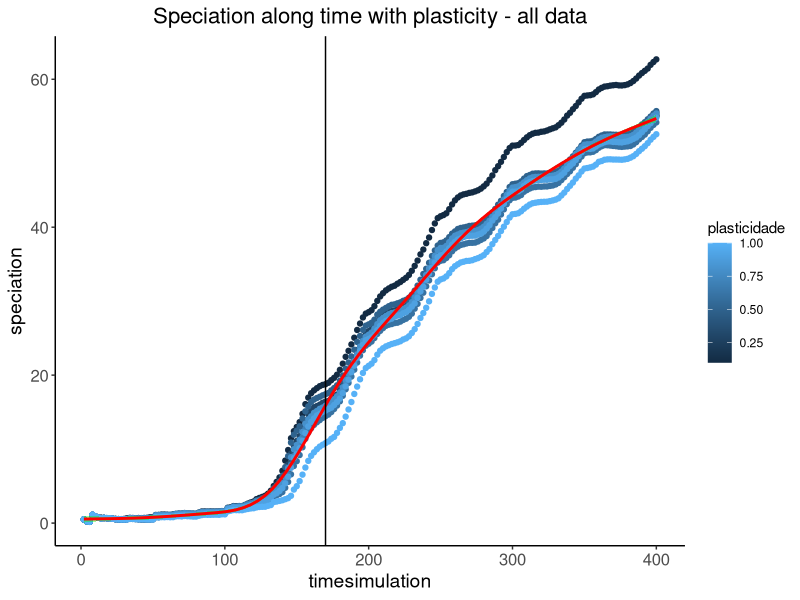
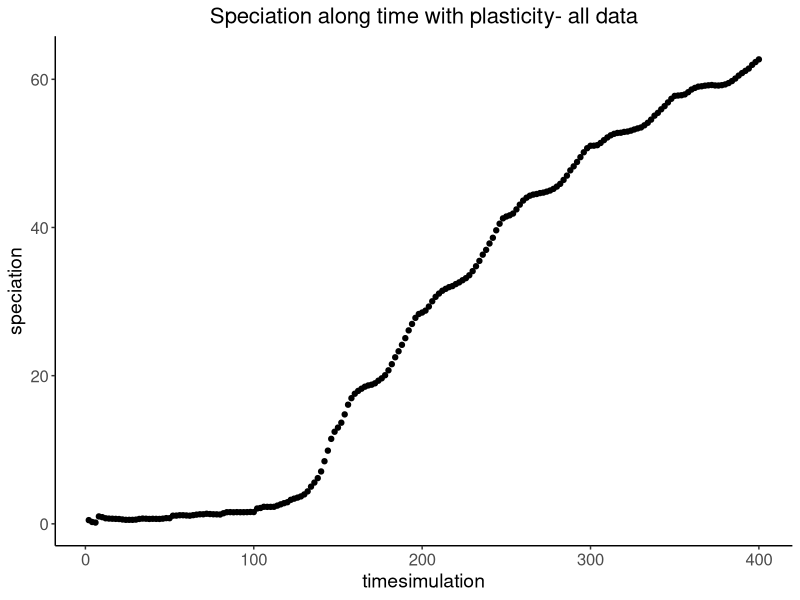
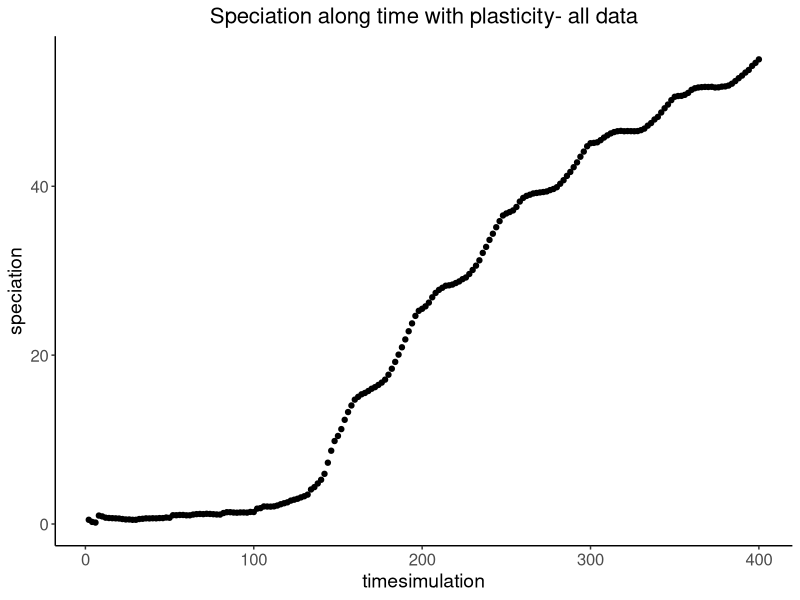
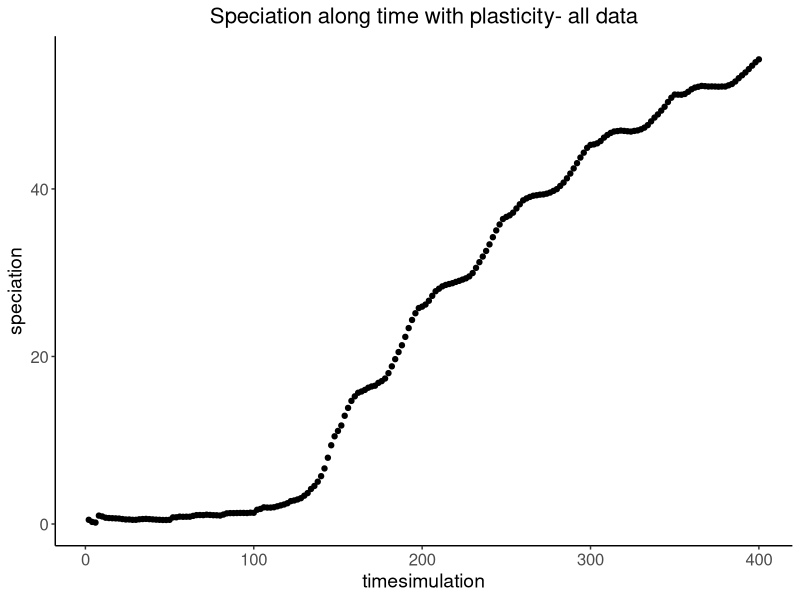
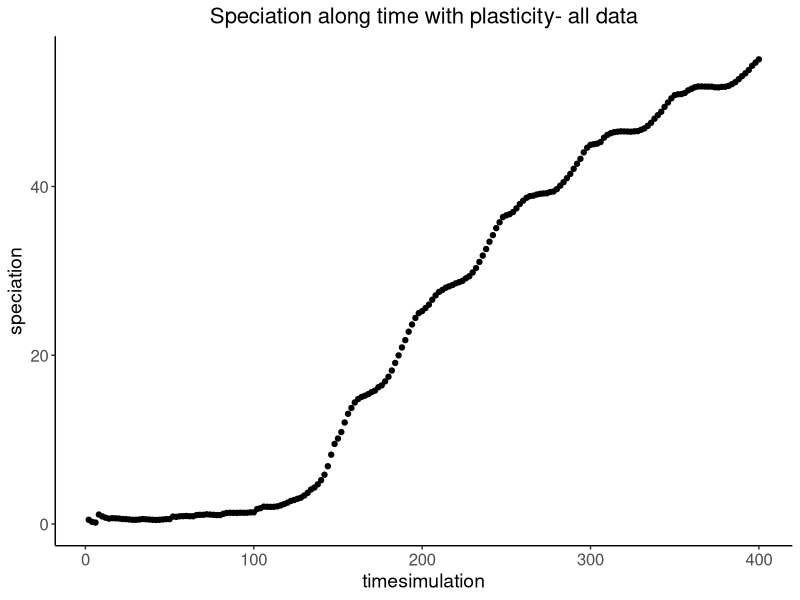
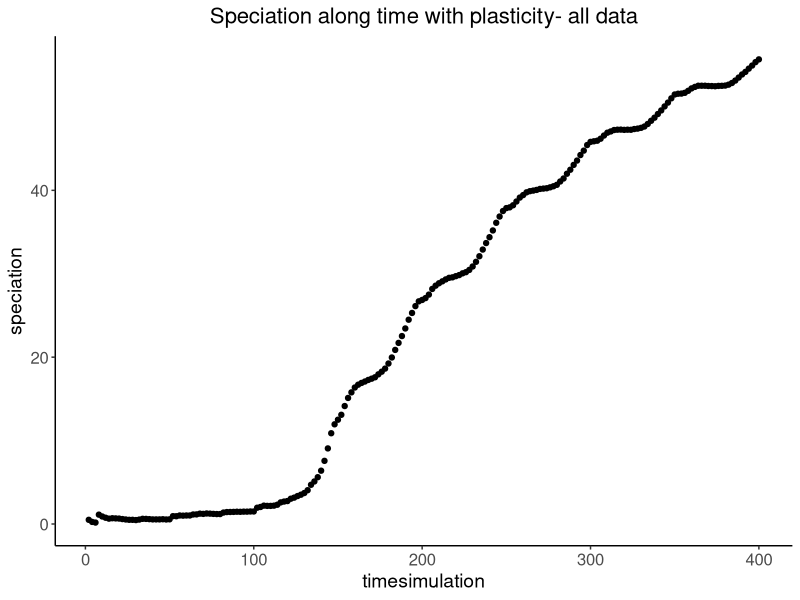
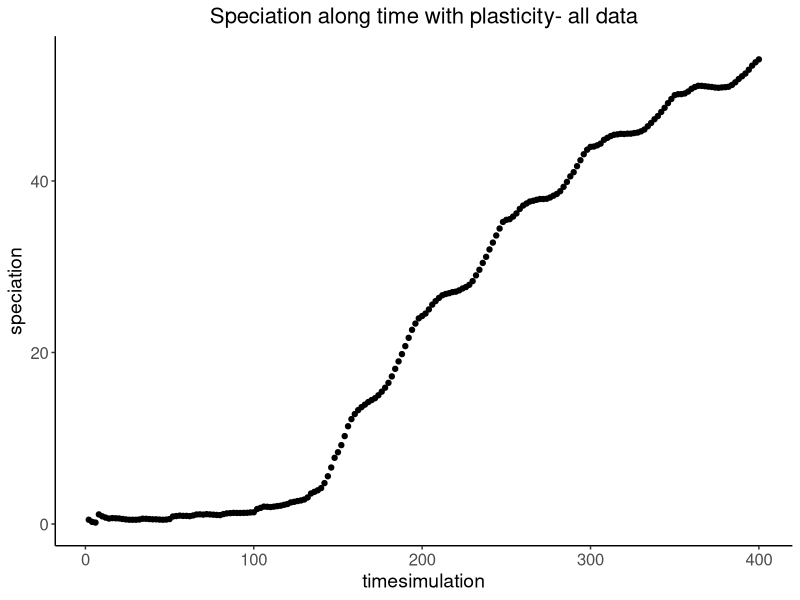
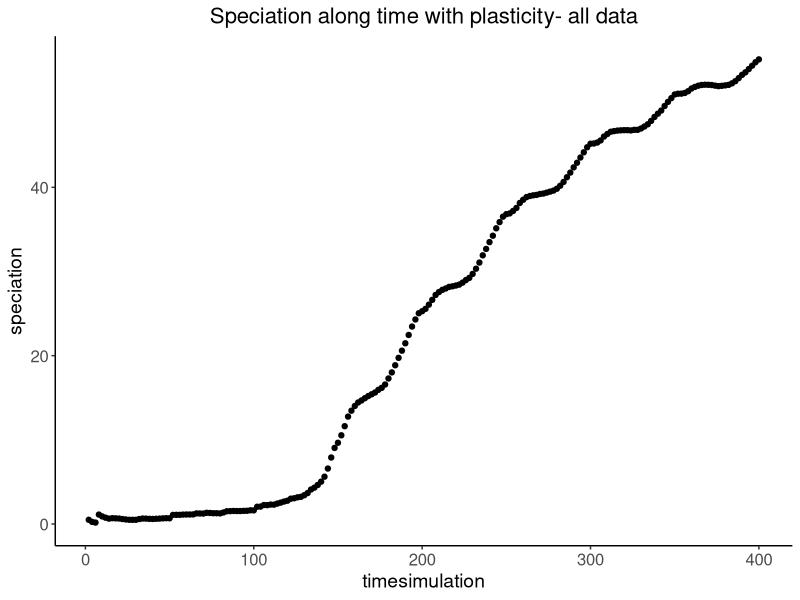

Here is the R script that generated these plots, in order: (Note: this script raises an error after producing the figures.)
#####################################################
########### PLASTICITY AND EVOLUTION STUDY ##########
#####################################################
### Main goal: Verify the effect of plasticity on adaptive evolution #####################
##### Diversification and Trait Evolution ~ Plasticity
##### Methods: Computational simulation #############
##### Script to analysis results from simulation ####

#### packages ####
library(dplyr)
library(ggplot2)
library(here)


#### data ####
dados <- read.csv2("output/finalresult.csv")
dados <- dados %>% filter(replications != 0)
path <- here("output")

#### plot speciation ####

general_plot_1 <- ggplot(data = dados, aes(timesimulation, speciation, color = plasticidade)) + 
  geom_point() + labs(title = paste("Speciation along time with plasticity - all data")) + theme_bw() +
  theme(panel.border = element_blank(), panel.grid.major = element_blank(),
        panel.grid.minor = element_blank(), axis.line = element_line(colour = "black"),
        plot.title = element_text(size = 16, hjust = 0.5),
        axis.text = element_text(size = 12),
        axis.title = element_text(size = 14)) + 
      geom_smooth(color = "red", fill = "green") + geom_vline(xintercept=170, color="black", size=.5)


tiff(filename = file.path(path, paste0("plot", "_", general_plot_1[["labels"]][["y"]], "_", "plas", "all", ".tif")),
     width = 15,
     height = 15,
     units = "cm",
     res = 100)
print(general_plot_1)
dev.off()

  for(i in unique(dados$plasticidade)){
  subdata <- dados %>% filter(plasticidade == i)
  tiff(filename = file.path(path, paste0("plot", "_", general_plot_1[["labels"]][["y"]], "_", "plas", i, ".tif")),
       width = 15,
       height = 15,
       units = "cm",
       res = 100)
  print(ggplot(subdata, aes(timesimulation, speciation)) +
          geom_point() + labs(title = paste("Speciation along time with plasticity- all data")) + theme_bw() +
          theme(panel.border = element_blank(), panel.grid.major = element_blank(),
                panel.grid.minor = element_blank(), axis.line = element_line(colour = "black"),
                plot.title = element_text(size = 16, hjust = 0.5),
                axis.text = element_text(size = 12),
                axis.title = element_text(size = 14)))
  dev.off()
}

#### plot extinction ####

general_plot_2 <- ggplot(data = dados, aes(timesimulation, extinction, color = plasticidade)) + 
  geom_point() + labs(title = paste("Extinction along time with plasticity", i)) + theme_bw() +
  theme(panel.border = element_blank(), panel.grid.major = element_blank(),
        panel.grid.minor = element_blank(), axis.line = element_line(colour = "black"),
        plot.title = element_text(size = 16, hjust = 0.5),
        axis.text = element_text(size = 12),
        axis.title = element_text(size = 14)) + 
  geom_smooth(color = "red", fill = "green") + geom_vline(xintercept=150, color="black", size=.5)

tiff(filename = file.path(path, paste0("plot", "_", general_plot_2[["labels"]][["y"]], "_", "plas", "all", ".tif")),
     width = 15,
     height = 15,
     units = "cm",
     res = 100)
print(general_plot_2)
dev.off()

for(i in unique(dados$plasticidade)){
  subdata <- dados %>% filter(plasticidade == i)
  tiff(filename = file.path(path, paste0("plot", "_", general_plot_2[["labels"]][["y"]], "_", "plas", i, ".tif")),
       width = 15,
       height = 15,
       units = "cm",
       res = 100)
  print(ggplot(subdata, aes(timesimulation, extinction)) +
          geom_point() + labs(title = paste("Extinction along time with plasticity", i)) + theme_bw() +
          theme(panel.border = element_blank(), panel.grid.major = element_blank(),
                panel.grid.minor = element_blank(), axis.line = element_line(colour = "black"),
                plot.title = element_text(size = 16, hjust = 0.5),
                axis.text = element_text(size = 12),
                axis.title = element_text(size = 14)))
  dev.off()
}

#### plot diversification ####

general_plot_3 <- ggplot(data = dados, aes(timesimulation, diversif, color = plasticidade)) + 
  geom_point() + labs(title = paste("Diversification along time with plasticity - all data")) + theme_bw() +
  theme(panel.border = element_blank(), panel.grid.major = element_blank(),
        panel.grid.minor = element_blank(), axis.line = element_line(colour = "black"),
        plot.title = element_text(size = 16, hjust = 0.5),
        axis.text = element_text(size = 12),
        axis.title = element_text(size = 14)) + 
  geom_smooth(color = "red", fill = "green") + geom_vline(xintercept=170, color="black", size=.5)

tiff(filename = file.path(path, paste0("plot", "_", general_plot_3[["labels"]][["y"]], "_", "plas", "all", ".tif")),
     width = 15,
     height = 15,
     units = "cm",
     res = 100)
print(general_plot_3)
dev.off()

for(i in unique(dados$plasticidade)){
  subdata <- dados %>% filter(plasticidade == i)
  tiff(filename = file.path(path, paste0("plot", "_", general_plot_3[["labels"]][["y"]], "_", "plas", i, ".tif")),
       width = 15,
       height = 15,
       units = "cm",
       res = 100)
  print(ggplot(subdata, aes(timesimulation, diversif)) +
          geom_point() + labs(title = paste("Diversification along time with plasticity", i)) + theme_bw() +
          theme(panel.border = element_blank(), panel.grid.major = element_blank(),
                panel.grid.minor = element_blank(), axis.line = element_line(colour = "black"),
                plot.title = element_text(size = 16, hjust = 0.5),
                axis.text = element_text(size = 12),
                axis.title = element_text(size = 14)))
  dev.off()
}

#### plot trait evolution ####
#subdata_final <- dados %>% filter(timesimulation >= 100)

general_plot_4 <- ggplot(data = dados, aes(timesimulation, traitevolution, color = plasticidade)) + 
  geom_point() + labs(title = paste("Trait evolution along time with plasticity - all data")) + theme_bw() +
  theme(panel.border = element_blank(), panel.grid.major = element_blank(),
        panel.grid.minor = element_blank(), axis.line = element_line(colour = "black"),
        plot.title = element_text(size = 16, hjust = 0.5),
        axis.text = element_text(size = 12),
        axis.title = element_text(size = 14)) + 
  geom_smooth(color = "red", fill = "green") + geom_vline(xintercept=170, color="black", size=.5)

tiff(filename = file.path(path, paste0("plot", "_", general_plot_4[["labels"]][["y"]], "_", "plas", "all", ".tif")),
     width = 15,
     height = 15,
     units = "cm",
     res = 100)
print(general_plot_4)
dev.off()

for(i in unique(dados$plasticidade)){
  subdata <- dados %>% filter(plasticidade == i)
  tiff(filename = file.path(path, paste0("plot", "_", general_plot_4[["labels"]][["y"]], "_", "plas", i, ".tif")),
       width = 15,
       height = 15,
       units = "cm",
       res = 100)
   print(ggplot(subdata, aes(timesimulation, traitevolution)) +
    geom_point() + labs(title = paste("Trait evolution along time with plasticity", i)) + theme_bw() +
    theme(panel.border = element_blank(), panel.grid.major = element_blank(),
          panel.grid.minor = element_blank(), axis.line = element_line(colour = "black"),
          plot.title = element_text(size = 16, hjust = 0.5),
          axis.text = element_text(size = 12),
          axis.title = element_text(size = 14)))
  dev.off()
}
